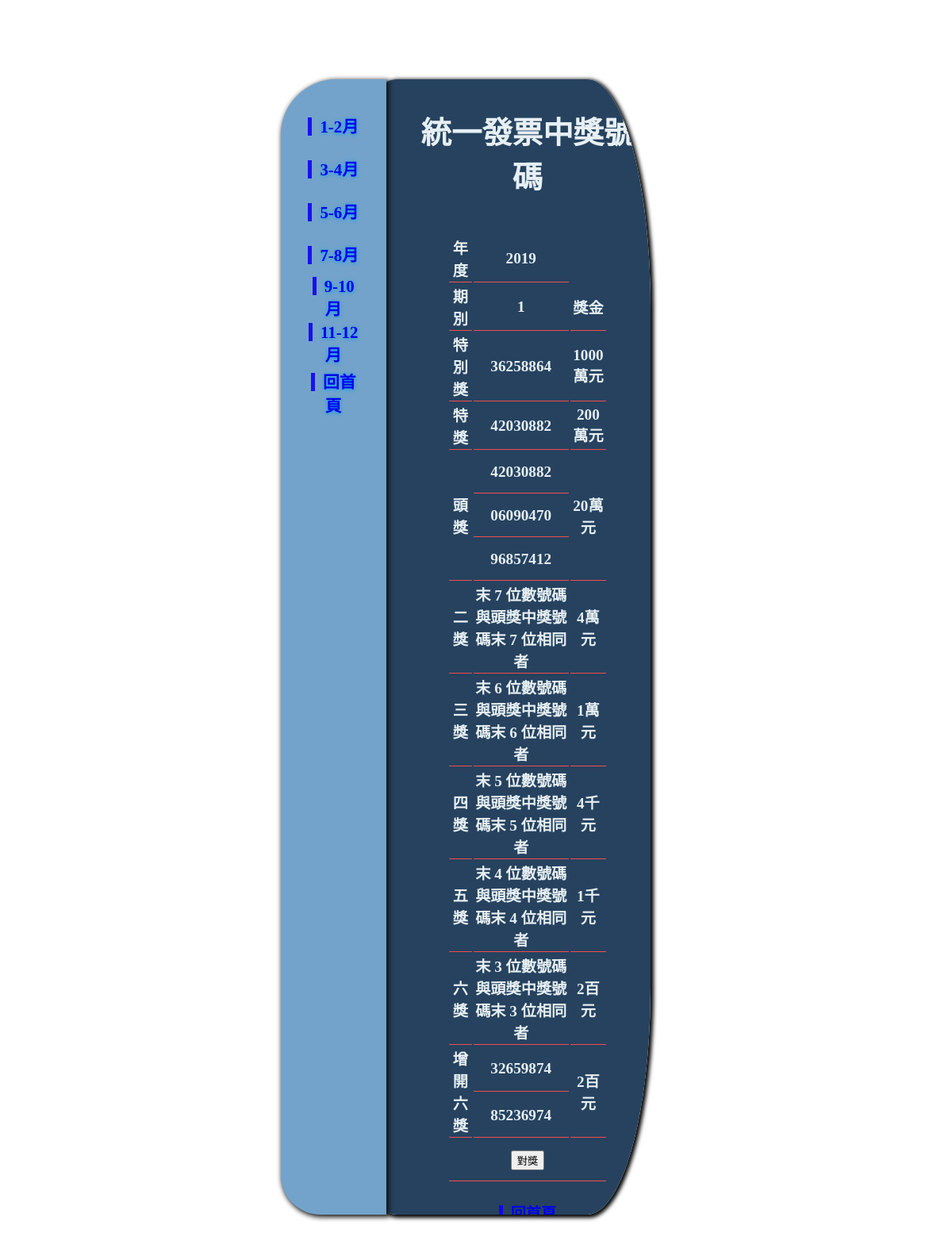
Page /REC.php?id=1 on the committed database.
### tables this page shows
CREATE TABLE `rec` (
  `id` int(2) UNSIGNED NOT NULL,
  `year` varchar(5) NOT NULL,
  `mon` varchar(2) NOT NULL,
  `num1` varchar(10) NOT NULL COMMENT '特別獎',
  `num2` varchar(11) NOT NULL COMMENT '特獎',
  `num3` varchar(11) NOT NULL COMMENT '頭獎1',
  `num4` varchar(10) NOT NULL COMMENT '頭獎2',
  `num5` varchar(10) NOT NULL COMMENT '頭獎3',
  `num6` varchar(10) NOT NULL COMMENT '增開獎',
  `num7` varchar(11) NOT NULL COMMENT '增開獎1'
);

### REC.php (the view, shortened to what this page needs)
<!DOCTYPE html>
<html lang="en">
<head>
    <link rel="stylesheet" href="./css/style.css">
</head>
<body>
  <div id="bg">
      <div class="A">
    <table>
        <tr>
             <td><a href="REC.php?id=1">1-2月</a></td>
        </tr>
        <tr>
            <td><a href="REC.php?id=2">3-4月 </a></td>
        </tr>
        <tr>
            <td><a href="REC.php?id=3">5-6月</a></td>
        </tr>
        <tr>
            <td><a href="REC.php?id=4">7-8月</a></td>
        </tr>
        <tr>
            <td> <a href="REC.php?id=5">9-10月</a></td>
        </tr>
        <tr>
            <td><a href="REC.php?id=6">11-12月</a></td>
        </tr>
        <tr>
            <td><a href="index.php?">回首頁</a></td>
        </tr>
    </table>
    </div>
    <div class="B">
    <h1>統一發票中獎號碼</h1>
<?php
if(!empty($_GET['id'])){
    $dsn="mysql:host=localhost;charset=utf8;dbname=invoice";
    $pdo=new PDO($dsn,'root','0970431566');
    $id=$_GET['id'];
    $sql="select * from rec where mon='$id'";
$rows=$pdo->query($sql)->fetch();
?>
<form action="REC_.php" method="post">
<table class="lis">
        <tr>
            <td>年度</td>
            <td><?=$rows['year'];?></td>
        </tr>
        <tr>
            <td>期別</td>
            <td><?=$rows['mon'];?></></td>
            <td>獎金</td>
        </tr>
        <tr>
            <td>特別獎</td>
            <td><?=$rows['num1'];?></td>
            <td>1000萬元</td>
        </tr>
        <tr>
            <td>特獎</td>
            <td><?=$rows['num2'];?></td>
            <td>200萬元</td>
        </tr>
        <tr>
            <td rowspan="3">頭獎</td>
            <td ><?=$rows['num3'];?></td>
            <td rowspan="3">20萬元</td>
            <tr>
                <td><?=$rows['num4'];?></td>
            </tr>
            <tr>
                <td><?=$rows['num5'];?></td>
            </tr>
        <tr>
            <td>二獎</td>
            <td>末 7 位數號碼與頭獎中獎號碼末 7 位相同者</td>
            <td>4萬元</td>
        </tr>
        <tr>
            <td>三獎</td>
            <td>末 6 位數號碼與頭獎中獎號碼末 6 位相同者</td>
            <td>1萬元</td>
        </tr>
        <tr>
            <td>四獎</td>
            <td>末 5 位數號碼與頭獎中獎號碼末 5 位相同者</td>
            <td>4千元</td>
        </tr>
        <tr>
            <td>五獎</td>
            <td>末 4 位數號碼與頭獎中獎號碼末 4 位相同者</td>
            <td>1千元</td>
        </tr>
        <tr>
            <td>六獎</td>
            <td>末 3 位數號碼與頭獎中獎號碼末 3 位相同者</td>
            <td>2百元</td>
        </tr>
        <tr>
            <td rowspan="2">增開六獎</td>
            <td><?=$rows['num6'];?></td>
            <td rowspan="2">2百元</td>
        </tr>
        <tr>
            <td><?=$rows['num7'];?></td>
        </tr>
        <tr ><br>
            <td colspan="3"> <input type="submit" value="對獎"></td>
        </tr>
       <tr>
       <td colspan="3"><br>
       <a href="index.php">回首頁</a>
       </td>
       </tr>
    </table>
    </form>
<?php
}
?>
</div>
</div>
</body>
</html>

### css/style.css (style rules this page uses)
#bg { width:45%; height:60vh; background:white; margin:0 auto; margin-top:100px; }
.A { width:25%; height:60vh; background:rgb(115, 163, 202); position:relative; left:20px; font-size:1.3rem; box-sizing:border-box; box-shadow:2px 2px 6px 1px rgb(15, 15, 15); border-radius: 70px 0px 0px 50px; Z-index:1; padding:30px 10px 10px 10px; text-shadow:0px 1px 5px #049df5; }
.B { width:75%; height:60vh; background:rgb(38, 66, 95); margin:0 auto; position:relative;top:-100%; left:20px; padding:10px; box-sizing:border-box; color:#E6EFF3; border-radius: 20%; box-shadow:2px 2px 5px 2px black; padding:10px 10px 10px 100px; overflow:auto; }
table { width:70%; margin:auto; }
td { height:50px; text-align:center; }
body { text-align:center; font-size:1.5rem; width:100% fixed; font-family:"微軟正黑體"; font-weight:bolder; }
a { text-decoration:none; }
td a { border-left:5px solid rgba(18, 2, 247, 0.904); padding-left:10px; }
.lis td { border-bottom:1px solid rgb(243, 77, 77); }

### REC.php (style rules this page uses)
body { font-size:1.2em; }

### rows in the picture
rec: year "2019", mon "1", num1 "36258864", num2 "42030882", num3 "42030882", num4 "06090470", num5 "96857412", num6 "32659874", num7 "85236974"
